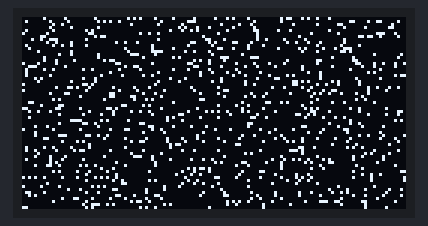
A sketch run on a simulated Arduino Uno, built with avr-gcc and run on an emulated ATmega328P. Shown: 128×64 one-colour display. Random numbers use the default seed unless the sketch sets one.

Above: at 1.7 s.
At 15.0 s:
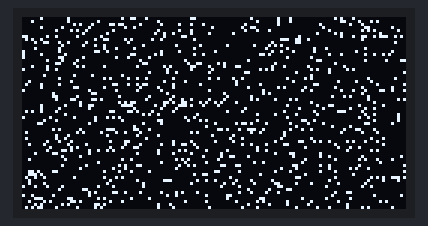
At 28.4 s:
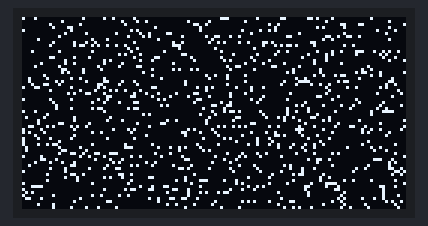
At 61.7 s:
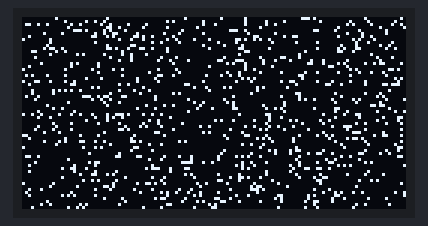
At 95.0 s:
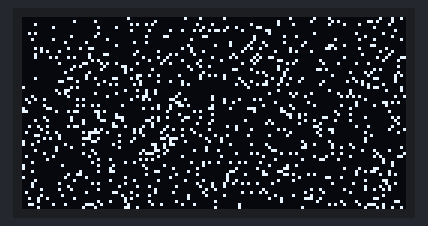
At 128.4 s:
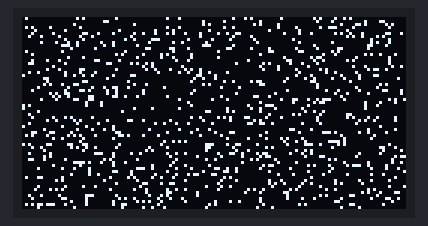

The sketch:

test_oled.ino
```cpp
#include "U8glib.h"


// setup u8g object, please remove comment from one of the following constructor calls
// IMPORTANT NOTE: The following list is incomplete. The complete list of supported
// devices with all constructor calls is here: http://code.google.com/p/u8glib/wiki/device

//U8GLIB_ST7920_192X32_4X u8g(10);      // SPI Com: SCK = en = 13, MOSI = rw = 11, CS = di = 10, HW SPI
//U8GLIB_ST7920_202X32_1X u8g(8, 9, 10, 11, 4, 5, 6, 7, 18, 17, 16);   // 8Bit Com: D0..D7: 8,9,10,11,4,5,6,7 en=18, di=17,rw=16
//U8GLIB_ST7920_202X32_4X u8g(8, 9, 10, 11, 4, 5, 6, 7, 18, 17, 16);   // 8Bit Com: D0..D7: 8,9,10,11,4,5,6,7 en=18, di=17,rw=16
//U8GLIB_ST7920_202X32_1X u8g(18, 16, 17);  // SPI Com: SCK = en = 18, MOSI = rw = 16, CS = di = 17
//U8GLIB_DOGXL160_2X_GR u8g(13, 11, 10, 9); // SPI Com: SCK = 13, MOSI = 11, CS = 10, A0 = 9
//U8GLIB_PCD8544 u8g(13, 11, 10, 9, 8);     // SPI Com: SCK = 13, MOSI = 11, CS = 10, A0 = 9, Reset = 8
//U8GLIB_PCF8812 u8g(13, 11, 10, 9, 8);     // SPI Com: SCK = 13, MOSI = 11, CS = 10, A0 = 9, Reset = 8
//U8GLIB_ILI9325D_320x240 u8g(18,17,19,U8G_PIN_NONE,16 );           // 8Bit Com: D0..D7: 0,1,2,3,4,5,6,7 en=wr=18, cs=17, rs=19, rd=U8G_PIN_NONE, reset = 16
//U8GLIB_SBN1661_122X32 u8g(8,9,10,11,4,5,6,7,14,15, 17, U8G_PIN_NONE, 16);     // 8Bit Com: D0..D7: 8,9,10,11,4,5,6,7 cs1=14, cs2=15,di=17,rw=16,reset = 16
//U8GLIB_SSD1306_128X64 u8g(10, 9);     // HW SPI Com: CS = 10, A0 = 9 (Hardware Pins are  SCK = 13 and MOSI = 11)
//U8GLIB_SSD1306_128X64 u8g(U8G_I2C_OPT_DEV_0|U8G_I2C_OPT_NO_ACK|U8G_I2C_OPT_FAST); // Fast I2C / TWI
//U8GLIB_SSD1306_128X64_2X u8g(U8G_I2C_OPT_NONE);
U8GLIB_SSD1306_128X64 u8g(U8G_I2C_OPT_NO_ACK);

void draw1()
{
  //Comandos graficos para o display devem ser colocados aqui
  //Seleciona a fonte de texto
  u8g.setFont(u8g_font_8x13B);
  //Linha superior - temperatura
  u8g.drawStr( 5, 15, "23");
  u8g.drawCircle(28,8,3);
  u8g.drawStr( 34, 15, "C");
  //Hora
  u8g.setFont(u8g_font_fub30);
  u8g.drawStr( 10, 57, "09:35");
  //Texto - AM
  u8g.setFont(u8g_font_5x7);
  u8g.drawStr( 115, 33, "AM");
  //moldura relogio
  u8g.drawRFrame(0,18, 128, 46, 4);
  //Desenho bateria
  u8g.drawRFrame(105, 3, 20,12 , 0);
  u8g.drawBox(125, 6, 2,6);
  u8g.drawBox(107, 5, 4,8);
  u8g.drawBox(114, 5, 4,8);
  //Desenho linhas sinal
  u8g.drawVLine(99,0, 15);
  u8g.drawVLine(98,0, 15);
  u8g.drawVLine(96,4, 11);
  u8g.drawVLine(95,4, 11);
  u8g.drawVLine(93,8, 7);
  u8g.drawVLine(92,8, 7);
  u8g.drawVLine(90,12, 3);
  u8g.drawVLine(89,12, 3);
}

void draw()
{
  for (int i = 0; i < 1000; i++) {
      u8g.drawPixel(random(128),random(64));
  }
}

void setup() {
  // https://github.com/olikraus/u8glib

  Serial.begin(9600);

  if ( u8g.getMode() == U8G_MODE_R3G3B2 ) {
    u8g.setColorIndex(255);     // white
  }
  else if ( u8g.getMode() == U8G_MODE_GRAY2BIT ) {
    u8g.setColorIndex(3);         // max intensity
  }
  else if ( u8g.getMode() == U8G_MODE_BW ) {
    u8g.setColorIndex(1);         // pixel on
  }
  else if ( u8g.getMode() == U8G_MODE_HICOLOR ) {
    u8g.setHiColorByRGB(255,255,255);
  }


}

void loop() {
  // put your main code here, to run repeatedly:
  u8g.firstPage();
  do
  {
    draw();
  } while( u8g.nextPage() );

  delay(5000);
}
```

Measured:
- what the display in image 0 shows lasts 6.6 s, from 1.7 s to 8.3 s
